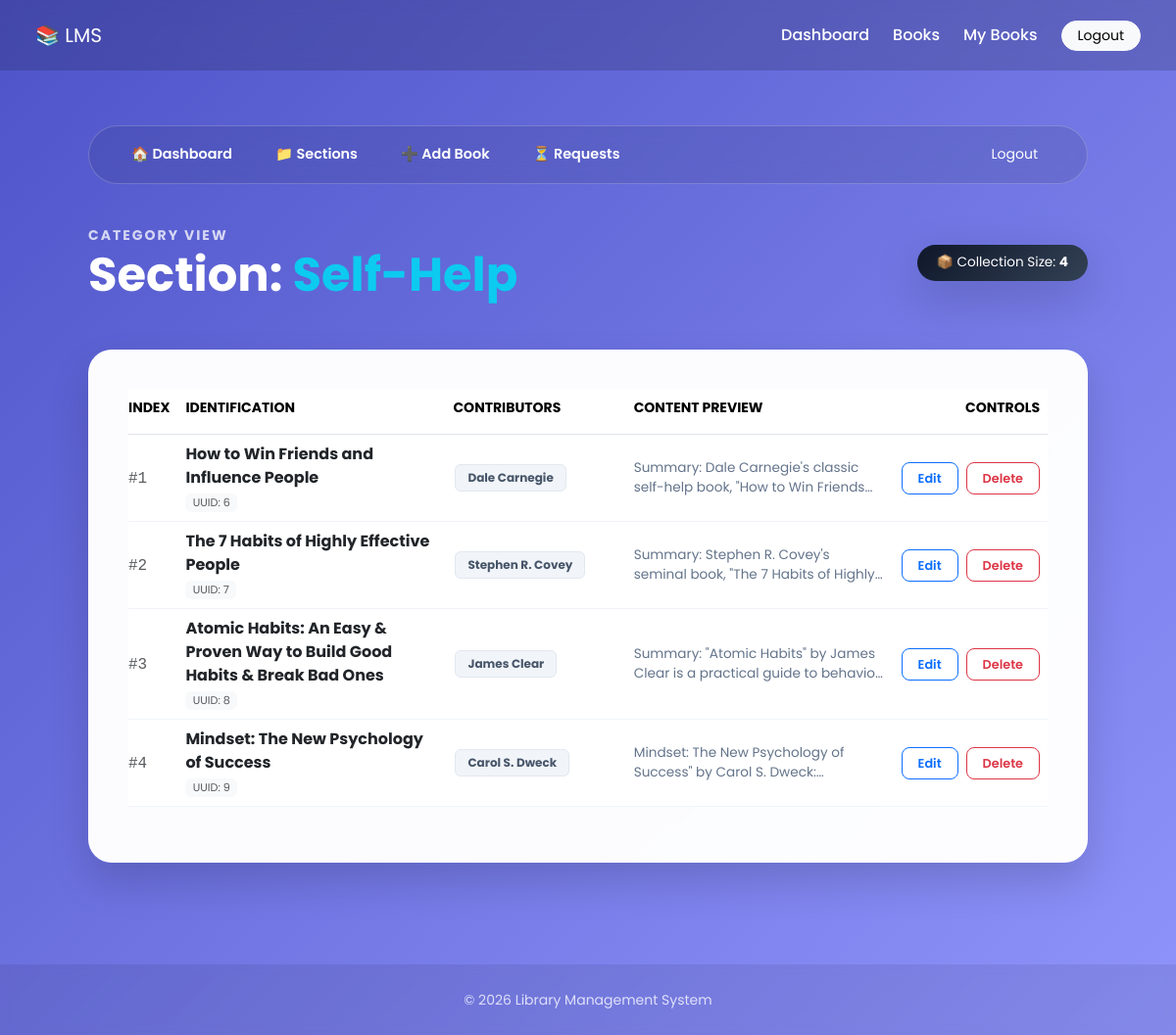
/librarian_dashboard/section/4 (signed in), run on the app's committed database.
### models.py (models this page shows)
class Sections(db.Model):
    __tablename__ ='sections'
    id = db.Column(db.Integer, primary_key=True, nullable=False, unique=True)
    name = db.Column(db.String(64), nullable=False, unique=True)
    date_created = db.Column(db.Date, nullable=False, default=(datetime.now(timezone.utc) + timedelta(hours=5, minutes=30)))
    description = db.Column(db.String(1080), nullable=False)

class Books(db.Model):
    __tablename__ = 'books'
    id = db.Column(db.Integer, primary_key=True, nullable=False, unique=True)
    book_name = db.Column(db.String(64), nullable=False, unique=True)
    content = db.Column(db.Text, nullable=True)
    author_1 = db.Column(db.String(64), nullable=False)
    author_2 = db.Column(db.String(64), nullable=True)
    author_3 = db.Column(db.String(64), nullable=True)
    pdf = db.Column(db.String(64), nullable=True)
    issue_date = db.Column(db.DateTime, nullable=False, default=lambda: datetime.now(timezone.utc) + timedelta(hours=5, minutes=30))
    return_date = db.Column(db.DateTime, nullable=False, default=lambda: datetime.now(timezone.utc) + timedelta(days=21) + timedelta(hours=5, minutes=30))
    requested = db.Column(db.Boolean, default=False)
    section_id = db.Column(db.Integer, db.ForeignKey('sections.id'), nullable=True)
    section = db.relationship('Sections',backref=db.backref('books', lazy=True))

### app.py (the view)
@app.route('/librarian_dashboard/section/<int:section_id>', methods=['GET','POST'])
@login_required
def section_page(section_id):
    user = current_user
    section = Sections.query.filter_by(id=section_id).first()
    books = Books.query.filter_by(section_id=section_id).all()
    return render_template('section.html', section=section, books=books, user=user)

### app.py (called while the page is built)
@login_manager.user_loader
def load_student(id):
    return db.session.query(Student).get(int(id))

### templates/section.html (shortened to what this page needs)
{% extends "base_layout.html" %}
{% block content %}
<div class="container-fluid py-4 px-lg-5">
    <nav class="admin-nav d-flex justify-content-between align-items-center flex-wrap gap-2">
        <div class="d-flex gap-2">
            <a href="/librarian_dashboard" class="nav-link-admin">🏠 Dashboard</a>
            <a href="/librarian_dashboard/add_section" class="nav-link-admin">📁 Sections</a>
            <a href="/librarian_dashboard/add_books" class="nav-link-admin">➕ Add Book</a>
            <a href="/librarian_dashboard/pending_requests" class="nav-link-admin">⏳ Requests</a>
        </div>
        <a href="/logout" class="btn btn-sm btn-glass text-white rounded-pill px-4">Logout</a>
    </nav>
    <div class="d-flex justify-content-between align-items-center mb-5 text-white">
        <div>
            <span class="text-uppercase fw-bold opacity-75 small tracking-widest" style="letter-spacing: 2px;">Category View</span>
            <h1 class="fw-bold mb-0 display-5">Section: <span class="text-info">{{section.name}}</span></h1>
        </div>
        <div class="text-end">
            <div class="section-header-badge shadow-lg">
                📦 Collection Size: <strong>{{ books|length }}</strong>
            </div>
        </div>
    </div>
    <div class="inventory-container">
        {% if books|length > 0 %}
        <div class="table-responsive">
            <table class="table align-middle">
                <thead>
                    <tr class="text-muted small fw-bolder border-bottom">
                        <th width="5%" class="pb-3 ps-0">INDEX</th>
                        <th width="30%" class="pb-3">IDENTIFICATION</th>
                        <th width="20%" class="pb-3">CONTRIBUTORS</th>
                        <th width="30%" class="pb-3">CONTENT PREVIEW</th>
                        <th width="15%" class="pb-3 text-end">CONTROLS</th>
                    </tr>
                </thead>
                <tbody>
                    {% for book in books %}
                    <tr class="book-row">
                        <td class="ps-0">
                            <span class="font-monospace text-muted">#{{ loop.index }}</span>
                        </td>
                        <td>
                            <div class="fw-bold text-dark fs-6">{{ book.book_name }}</div>
                            <div class="badge bg-light text-muted fw-normal" style="font-size: 0.7rem;">UUID: {{ book.id }}</div>
                        </td>
                        <td>
                            <div class="d-flex flex-wrap gap-1">
                                {% if book.author_1 %}<span class="author-pill">{{ book.author_1 }}</span>{% endif %}
                            </div>
                        </td>
                        <td>
                            <div class="content-preview" title="{{ book.content }}">
                                {{ book.content }}
                            </div>
                        </td>
                        <td class="text-end">
                            <div class="d-flex justify-content-end gap-2">
                                <a href="/librarian_dashboard/edit_book/{{book.id}}" class="btn btn-action btn-outline-primary">
                                    Edit
                                </a>
                                <a href="/delete_book/{{book.id}}" class="btn btn-action btn-outline-danger"
                                   onclick="return confirm('Permanent action: Remove this book from the system?')">
                                    Delete
                                </a>
                            </div>
                        </td>
                    </tr>
                    {% endfor %}
                </tbody>
            </table>
        </div>
        {% endif %}
    </div>
</div>
{% endblock %}

### templates/base_layout.html (style rules this page uses)
:root { --primary-gradient: linear-gradient(135deg, #4e54c8 0%, #8f94fb 100%); --primary-color: #764ba2; --light-bg: #f8f9fa; --glass-bg: rgba(255,255,255,0.96); --text-main: #2d3436; }
body { font-family: 'Poppins', sans-serif; background: var(--primary-gradient); background-attachment: fixed; min-height: 100vh; margin: 0; color: var(--text-main); display: flex; flex-direction: column; transition: background 0.5s ease; }

### templates/section.html (style rules this page uses)
.inventory-container { background: rgba(255, 255, 255, 0.98); backdrop-filter: blur(15px); border-radius: 24px; padding: 40px; box-shadow: 0 20px 40px rgba(0, 0, 0, 0.15); border: 1px solid rgba(255, 255, 255, 0.4); }
.admin-nav { background: rgba(15, 23, 42, 0.1); backdrop-filter: blur(10px); border-radius: 100px; padding: 10px 25px; margin-bottom: 40px; border: 1px solid rgba(255, 255, 255, 0.2); }
.nav-link-admin { color: white !important; text-decoration: none; padding: 8px 18px; transition: 0.3s; font-weight: 600; font-size: 0.9rem; }
.book-row { transition: all 0.2s; border-bottom: 1px solid #f1f5f9; }
.author-pill { background: #f1f5f9; color: #475569; padding: 4px 12px; border-radius: 6px; font-size: 0.75rem; font-weight: 700; display: inline-block; margin: 2px; border: 1px solid #e2e8f0; }
.content-preview { max-width: 300px; display: -webkit-box; -webkit-line-clamp: 2; -webkit-box-orient: vertical; overflow: hidden; font-size: 0.85rem; color: #64748b; line-height: 1.5; }
.btn-action { padding: 6px 16px; font-weight: 600; font-size: 0.8rem; border-radius: 8px; }
.section-header-badge { background: linear-gradient(135deg, #0f172a 0%, #334155 100%); color: white; padding: 8px 20px; border-radius: 50px; font-size: 0.85rem; }

### data on the page
Sections: name "Self-Help"
Books: book_name "How to Win Friends and Influence People", id "6", author_1 "Dale Carnegie", content "Summary: Dale Carnegie's classic self-help book, \"How to Win…"
Books: book_name "The 7 Habits of Highly Effective People", id "7", author_1 "Stephen R. Covey", content "Summary: Stephen R. Covey's seminal book, \"The 7 Habits of…"
Books: book_name "Atomic Habits: An Easy & Proven Way to Build Good Habits & Break Bad Ones", id "8", author_1 "James Clear", content "Summary: \"Atomic Habits\" by James Clear is a practical guide to…"
Books: book_name "Mindset: The New Psychology of Success", id "9", author_1 "Carol S. Dweck", content "Mindset: The New Psychology of Success\" by Carol S.…"

### other printed values
{{ books|length }} "4"
